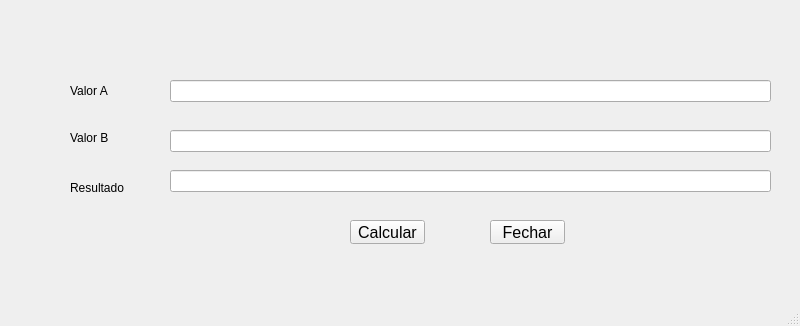
<?xml version="1.0" encoding="UTF-8"?>
<ui version="4.0">
 <class>MainWindow</class>
 <widget class="QMainWindow" name="MainWindow">
  <property name="geometry">
   <rect>
    <x>0</x>
    <y>0</y>
    <width>800</width>
    <height>326</height>
   </rect>
  </property>
  <property name="windowTitle">
   <string>Media Aritmetica</string>
  </property>
  <widget class="QWidget" name="centralwidget">
   <widget class="QPushButton" name="btn_calcular">
    <property name="geometry">
     <rect>
      <x>350</x>
      <y>220</y>
      <width>75</width>
      <height>24</height>
     </rect>
    </property>
    <property name="font">
     <font>
      <pointsize>12</pointsize>
     </font>
    </property>
    <property name="text">
     <string>Calcular</string>
    </property>
   </widget>
   <widget class="QLineEdit" name="lineEditA">
    <property name="geometry">
     <rect>
      <x>170</x>
      <y>80</y>
      <width>601</width>
      <height>22</height>
     </rect>
    </property>
   </widget>
   <widget class="QLineEdit" name="lineEditB">
    <property name="geometry">
     <rect>
      <x>170</x>
      <y>130</y>
      <width>601</width>
      <height>22</height>
     </rect>
    </property>
   </widget>
   <widget class="QLabel" name="labelA">
    <property name="geometry">
     <rect>
      <x>70</x>
      <y>80</y>
      <width>71</width>
      <height>21</height>
     </rect>
    </property>
    <property name="text">
     <string>Valor A</string>
    </property>
   </widget>
   <widget class="QLabel" name="labelB">
    <property name="geometry">
     <rect>
      <x>70</x>
      <y>130</y>
      <width>49</width>
      <height>16</height>
     </rect>
    </property>
    <property name="text">
     <string>Valor B</string>
    </property>
   </widget>
   <widget class="QLabel" name="labelResultado">
    <property name="geometry">
     <rect>
      <x>70</x>
      <y>180</y>
      <width>91</width>
      <height>16</height>
     </rect>
    </property>
    <property name="text">
     <string>Resultado</string>
    </property>
   </widget>
   <widget class="QLineEdit" name="resultado">
    <property name="geometry">
     <rect>
      <x>170</x>
      <y>170</y>
      <width>601</width>
      <height>22</height>
     </rect>
    </property>
   </widget>
   <widget class="QPushButton" name="btnFechar">
    <property name="geometry">
     <rect>
      <x>490</x>
      <y>220</y>
      <width>75</width>
      <height>24</height>
     </rect>
    </property>
    <property name="font">
     <font>
      <pointsize>12</pointsize>
     </font>
    </property>
    <property name="text">
     <string>Fechar</string>
    </property>
    <property name="iconSize">
     <size>
      <width>20</width>
      <height>20</height>
     </size>
    </property>
   </widget>
  </widget>
  <widget class="QMenuBar" name="menubar">
   <property name="geometry">
    <rect>
     <x>0</x>
     <y>0</y>
     <width>800</width>
     <height>22</height>
    </rect>
   </property>
  </widget>
  <widget class="QStatusBar" name="statusbar"/>
 </widget>
 <resources/>
 <connections/>
</ui>
